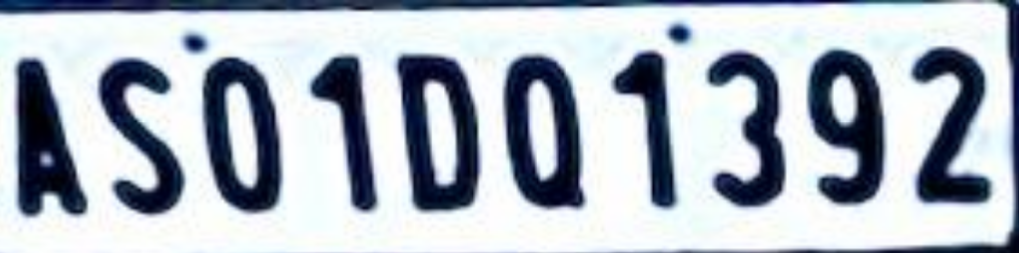
#> input picture plate.png, 1019 x 253 px
$ jupyter execute --allow-errors FasPlate.ipynb
#> lines starting #> are read from the running program, lines starting #| are printed output that depends on the picture; after the words box and inside, x2 and y2 are one past the last pixel; in counts of white or black regions, pixels touching at a corner belong together
[cell 1]
import cv2
import pytesseract

def preprocess_image(image):
    # Convert image to grayscale
    gray = cv2.cvtColor(image, cv2.COLOR_BGR2GRAY)
    # Apply thresholding
    _, binary = cv2.threshold(gray, 128, 255, cv2.THRESH_BINARY)
    return binary

def recognize_license_plate(license_plate_img):
    # Preprocess the image for better OCR accuracy
    processed_img = preprocess_image(license_plate_img)
    # Perform OCR using Tesseract
    license_plate_text = pytesseract.image_to_string(processed_img, config='--psm 8')
    return license_plate_text.strip()

# Example usage
license_plate_img = cv2.imread('plate.png')
#> license_plate_img is the input picture: shape (253, 1019, 3); mean B, G, R 192.6, 183.2, 175.7
#> (the rest of this cell did not finish here and is left out)

#> in preprocess_image, `gray = cv2.cvtColor(image, cv2.COLOR_BGR2GRAY)`:
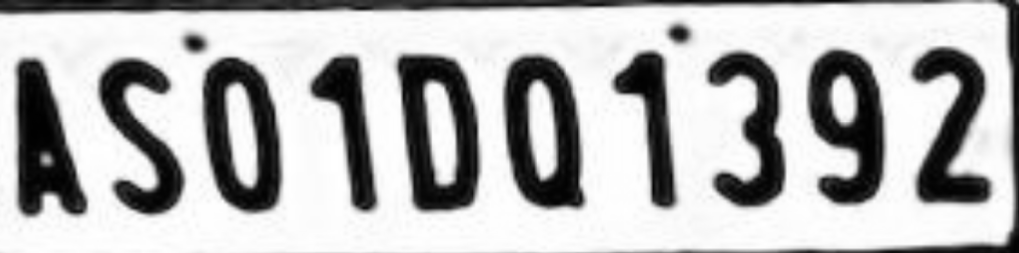
#> gray: shape (253, 1019); min 0, max 255, mean 182
#> in preprocess_image, `_, binary = cv2.threshold(gray, 128, 255, cv2.THRESH_BINARY)`:
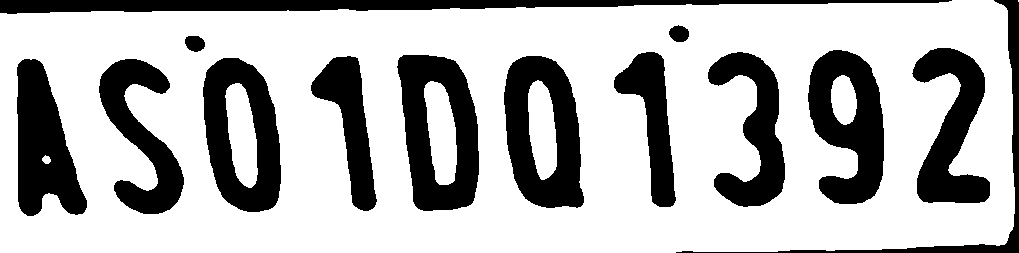
#> binary: shape (253, 1019); 71.2% white; 14 black regions, largest, box (x1, y1, x2, y2) and area: (397, 55, 479, 211) 7828, (0, 0, 952, 14) 7563, (504, 56, 584, 208) 7551
print(f"Recognized License Plate Number: {license_plate_number}")
